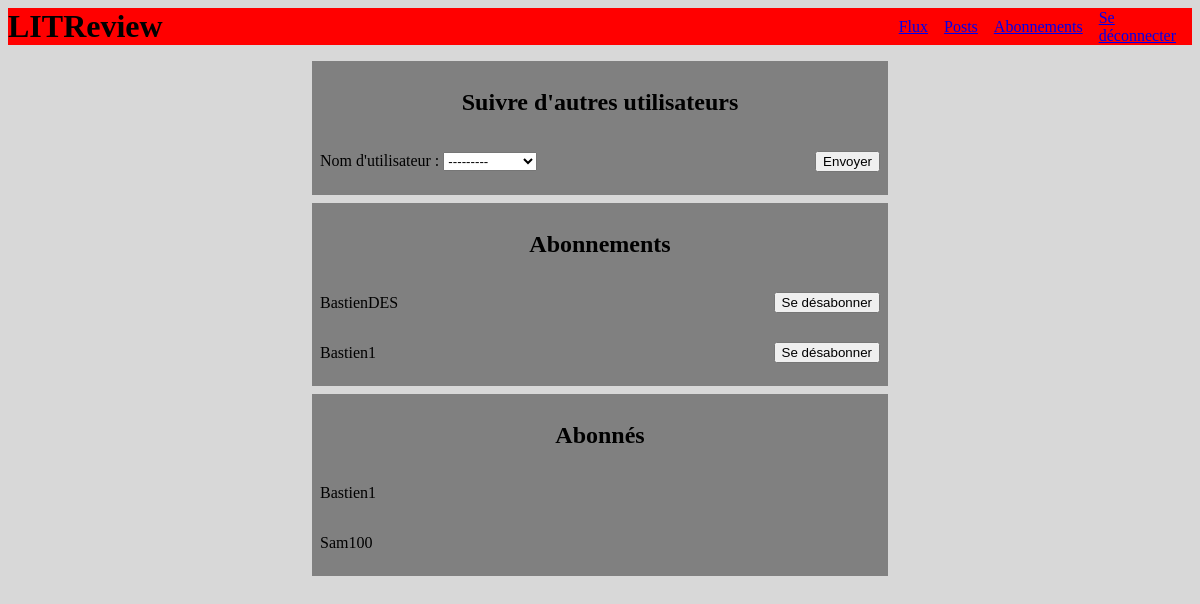
The page /subscriptions/ (signed in) on the database its author committed.
### users/models.py (models this page shows)
class UserFollows(models.Model):
    user = models.ForeignKey(
        to=settings.AUTH_USER_MODEL,
        on_delete=models.CASCADE,
        related_name='following',
    )
    followed_user = models.ForeignKey(
        to=settings.AUTH_USER_MODEL,
        on_delete=models.CASCADE,
        related_name='followed_by',
        verbose_name="Nom d'utilisateur",
    )
    class Meta:
        unique_together = (
            'user',
            'followed_user',
        )

class User(AbstractUser):
    pass

### users/views.py (the view, shortened to what this page needs)
@login_required
def subscriptions_page(request):
    follow_user_form = forms.FollowUserForm()
    unfollow_user_form = forms.UnfollowUserForm()
    subscriptions = models.UserFollows.objects.filter(user=request.user)
    subscribers = models.UserFollows.objects.filter(followed_user=request.user)
    response = render(
        request,
        "subscriptions.html",
        {
            'follow_user_form': follow_user_form,
            'unfollow_user_form': unfollow_user_form,
            'subscriptions': subscriptions,
            'subscribers': subscribers,
        },
    )
    return response

### users/forms.py
class FollowUserForm(forms.ModelForm):
    add_subscription = forms.BooleanField(
        widget=forms.HiddenInput, initial=True
    )
    class Meta:
        model = models.UserFollows
        fields = ['followed_user']

class UnfollowUserForm(forms.Form):
    delete_subscription = forms.BooleanField(
        widget=forms.HiddenInput, initial=True
    )

### users/templates/subscriptions.html (shortened to what this page needs)
{% extends 'base.html' %}
{% block content %}
<div class="subscriptions-page">
    <div class="follow">
        <h2>Suivre d'autres utilisateurs</h2>
        <form method="post" class="follow-form">
            {{ follow_user_form.as_p }}
            <button type='submit'>Envoyer</button>
        </form>
    </div>
    <div class="subscriptions">
        <h2>Abonnements</h2>
        {% for subscription in subscriptions %}
            <div class="subscription">
                <p>{{ subscription.followed_user.username }}</p>
                <form method="post">
                    <button type='submit' name="followed_user_id" value="{{ subscription.followed_user.id }}">Se désabonner</button></a>
                </form>
            </div>
        {% endfor %}
    </div>
    <div class="subscribers">
        <h2>Abonnés</h2>
        <div class="subscribers-list">
            {% for subscriber in subscribers %}
            <p>{{ subscriber.user.username }}</p>
        {% endfor %}
        </div>
    </div>
</div>
{% endblock content %}

### static/base.css (style rules this page uses)
body { background-color: rgb(128, 128, 128, 0.3); }
.subscriptions-page { display: flex; flex-direction: column; width: 50%; }
.subscription { display: flex; justify-content: space-between; width: 100%; }
.subscription form { display: flex; align-items: center; justify-content: center; }
.follow, .subscriptions, .subscribers { display: flex; flex-direction: column; align-items: center; background-color: grey; margin-bottom: 0.5rem; padding: 0.5rem; }
.follow-form { display: flex; align-items: center; justify-content: space-between; width: 100%; }
.subscribers-list { display: flex; flex-direction: column; align-content: flex-start; width: 100%; }

### rows shown on the page
UserFollows: followed_user.username "BastienDES"
UserFollows: followed_user.username "Bastien1"
UserFollows: user.username "Bastien1"
UserFollows: user.username "Sam100"
